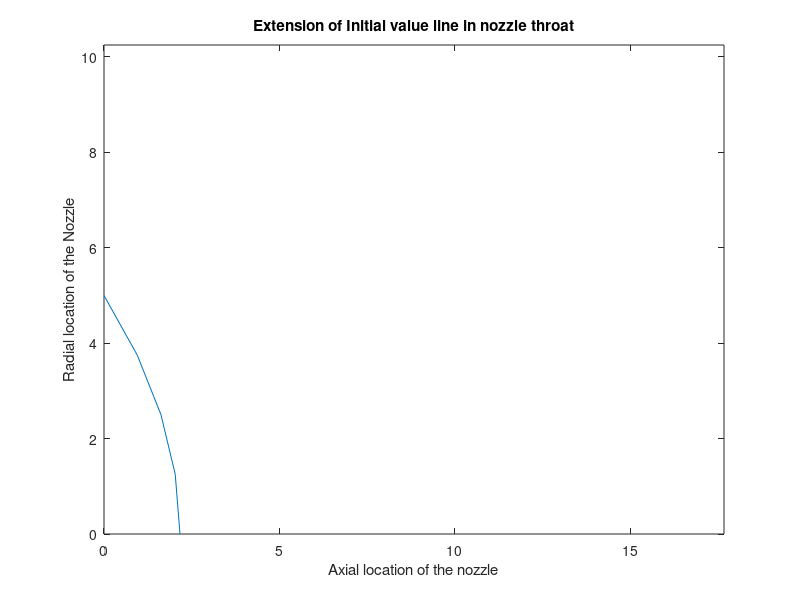

The MATLAB source for this figure:
%{ 
  Code description:  
    This piece of code will generate the I.V.L(Initial value line) and the sonic line in the nozzle throat.
    Seuers Method is used to solve the transonic equation in nozzle throat.
    Use a throat height (th) = 1, to keep it dimensionless. 
    Required output values on I.V.L are xivlbar, y , u (Please note on I.V.L, value of v = 0)
    For a throat height of unity, the minimum value of radius of curvature downstream
    is 2 (ROCth = 2), as seuers method works for Normalized throat ROC > 2.
    
%}

clear all
format long

%% Gas properties. 
R = input('Enter the value if gas constant(R): ');         %Default = 287
gamma = input('Enter the value of gamma: ');               %Default = 1.4

%% Stagnation properties.
To = input('Enter the stagnation temperature:  ');      %Default = 800
Po = input('Enter the stagnation pressure:  ');         %Default = 7*10^6

%% Geometric properties
del = 1;%input('Enter the value of delta : '); % del = 0, for planar case. and 1 for axis-symmetric. We have axis symmetric case. 
th = input('Enter the height of throat: ' );                % throat height. Default = 0.025
ROCth = input('Enter the radius of curvature of throat: '); % Default = 0.050
n1 =  input('Enter the number of points on the Sonic and I.V.L,choose an odd number: ');
dl = th/(n1-1);                                             % height of each segment. 

%% sonic and initial value line calculations.
eta = -(th/(2*(3+del)))*((th*(gamma + 1)*(1+del))/ROCth)^0.5 ; % sonic line cuts the LOS.
alpha = ((1+del)/((gamma+1)*ROCth*th))^0.5 ;                   % coefficient of axial velocity pertubration.
xs = @(y) - ((gamma+1)*alpha*y.^2)/(2*(del+1)) ;               % the sonic line .
xivl = @(y) - ((gamma+1)*alpha*y.^2)/(2*(del+3));              % the initial value line.
b = (gamma-1)/ 2 ;
y = 0:dl:th ;                                                  % diviting throat height into segments,each of height dl.
Xs = xs(y);                                                    % conversion to mm.
Xivl = xivl(y);
xsbar = Xs - eta ;                                             % values of x coordinates of n1 points on the sonic line.
xivlbar = Xivl - eta ;                                         % values of x coordiates of n1 points on I.V.L 

%%
%{ 
 For plotting the Sonic line.
 
 h1 = plot(xsbar,y,'b','linewidth',2);
 h3 = get(h1,'Parent');
 set(h3,'Fontsize',13,'Linewidth',2);
 xlim([-0.40 xivlbar(1)+0.6]);
 ylim([0 th+0.15]);
 title('Sonic line in nozzle throat');
 xlabel('Axial location of the nozzle')
 ylabel('Radial location of the Nozzle')
 hold on
 plot(xsbar,y,'v');
%}

%%

   %For plotting the I.V.L 
figure(1)
   h2 = plot(xivlbar,y,'linewidth',2);
   h4 = get(h2,'Parent');
   set(h4,'Fontsize',13,'Linewidth',2);
   plot(xivlbar,y)
   xlim([0 xivlbar(1)+ 15.5]);
   ylim([0 th+ 5.25]);
   title('Extension of Initial value line in nozzle throat');
   xlabel('Axial location of the nozzle')
   ylabel('Radial location of the Nozzle')
   hold on 
%  legend('Sonic line','Initial value line') % If printing both the lines together, uncomment/

%}

%% Properties along the initial value line.
astar = ((2*gamma*R*To)/(gamma+1))^0.5;
udash = alpha*Xivl+((gamma+1)*(alpha^2)*(y.^2))/(2*(1+del)) ; % non dimensional pertubration x field
u = astar*(1+udash);
ao = (gamma * R * To)^0.5 ;
a = (ao.^2 - ((gamma - 1)/2)*u.^2).^0.5 ;
v = zeros(1,1*n1);
M = u./a ;
p = ((1 + b*M.^2).^(-gamma/(2*b)))*Po ;
t = ((1 + b*M.^2).^(-1))*To ;
rho = p./(R*t);

%{
  % This block shows the variation of Mach number on the I.V.L along the
  height of the throat.

  h5 = plot(M,y,'*','markersize',2);
  h6 = get(h5,'Parent');
  set(h6,'Fontsize',13,'Linewidth',2);
  xlim([0.8 M(n1)+0.5]);
  ylim([0 th+0.05]);
  title('Variation of Mach number along the radial direction along I.V.L');
  xlabel('Mach number')
  ylabel('Height of nozzle')
 
%}
 
%%
%{
  %variation of static pressure number along the height of throat along the I.V.L 
 
  h7 = plot(p,y,'-o','markersize',2);
  h8 = get(h7,'Parent');
  set(h8,'Fontsize',13,'Linewidth',2);
  xlim([2.5*10^6 p(1)+500000]);
  ylim([0 th+0.05]);
  title('Variation of pressure along the radial direction along I.V.L');
  xlabel('Static pressure')
  ylabel('Height of nozzle')

%}


%% calculating the mass flow rate (Simpsons method is used).

if del == 1  % axis-symmetric nozzle.
     C1 = (2*pi*dl)/3 ;
     S = rho.*u.*y;
     st4 = 0 ;
     st2 = 0;
         for i = 2:2:n1
           st4 = st4 + 4*S(i);
         end
               for i = 3:2:n1-1
                    st2 = st2 +2*S(i);
               end
   Mdotnumeric = C1*(S(1)+st4+st2+S(n1))
   Mdotanalytic = rho(1)*astar*pi*th^2 ;
   Cd = Mdotnumeric/Mdotanalytic
   
elseif del==0  % Condition for planar nozzle.
    w = input('Enter the width of planar nozzle:');
    C1 = (w*dl)/3 ;
    S = rho.*u';
    st4 = 0 ;
     st2 = 0;
         for i = 2:2:n1
           st4 = st4 + 4*S(i);
         end
               for i = 3:2:n1-1
                    st2 = st2 +2*S(i);
               end
   Mdotnumeric = C1*(S(1)+st4+st2+S(n1)) % only for half of the nozzle.
   Mdotanalytic = rho(1)*astar*w*th*2 ;
    Cd = (2*Mdotnumeric)/Mdotanalytic    % Coefficient of discharge.
end
